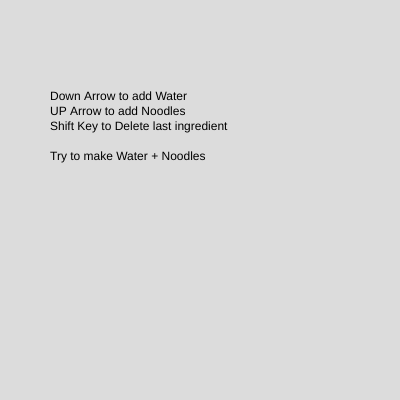
Frame 1 (no input)
Frame 60 (no input): identical to frame 1, image omitted
Frame 120 (the mouse pressed at the canvas centre since frame 60): identical to frame 1, image omitted

The p5.js sketch that drew this single still picture (run headless with seeded random() and noise() and a simulated clock; from frame 60 on, the mouse is pressed at the canvas centre):

// p5.js sketch
// ── sketch.js
let words = [];
let dish;

function setup() {
  createCanvas(400, 400);
}

function draw() {
  background(220);
  text(
    "Down Arrow to add Water\nUP Arrow to add Noodles\nShift Key to Delete last ingredient\n\nTry to make Water + Noodles",
    50,
    100
  );
  for (let i = 0; i < words.length; i++) {
    text(words, 100, 200);
  }

  if (words[0] == "water" && words[1] == "noodles") {
    dish = "noddles";
    youMade();
    console.log("noodles");
  }
}

function keyPressed() {
  if (keyIsDown(DOWN_ARROW)) {
    words.push("water");
  }

  if (keyIsDown(UP_ARROW)) {
    words.push("noodles");
  }

  if (keyIsDown(SHIFT)) {
    words.pop();
  }
  console.log(words);
}

function youMade() {
  text("you made " + dish, 100, 300);
}
